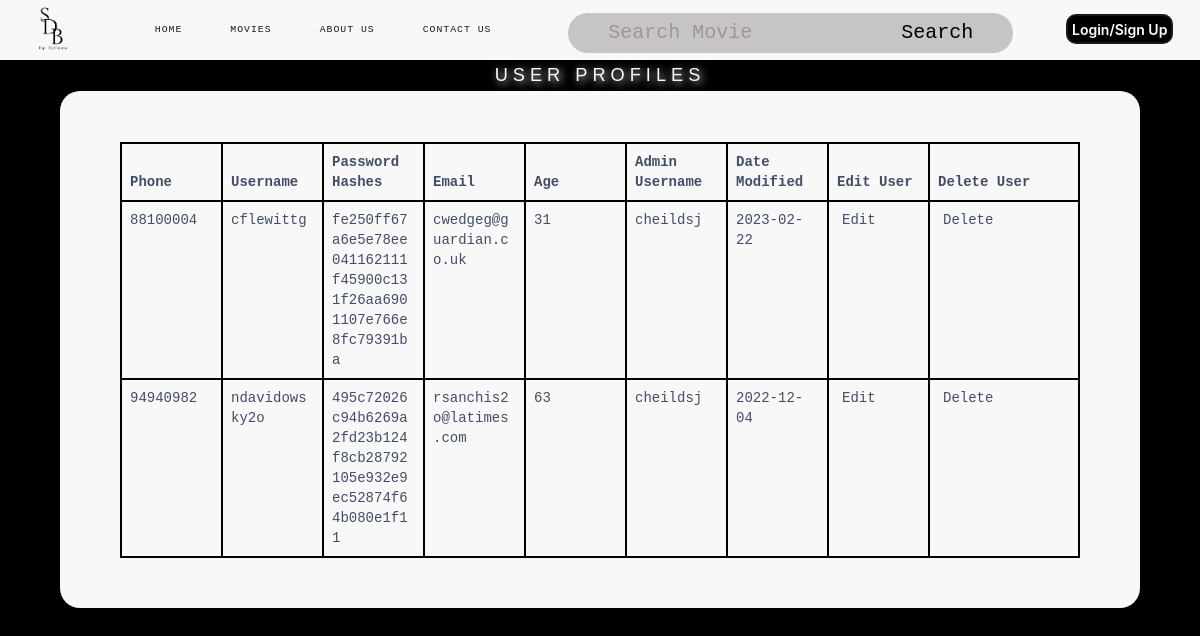
/ManagerPage.php, run on an earlier commit of the app's database.
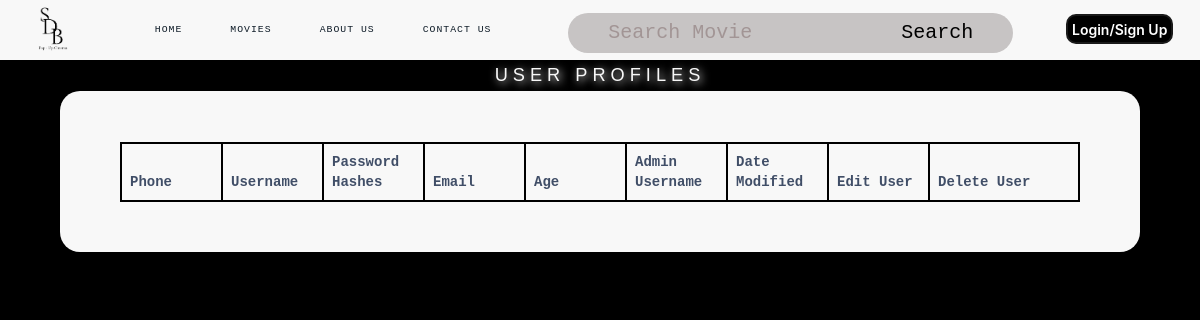
And on a later commit of the database.
### tables this page shows
CREATE TABLE `manager` (
  `phoneNo` int(8) DEFAULT NULL,
  `username` varchar(15) DEFAULT NULL,
  `hashedPassw` varchar(64) DEFAULT NULL,
  `email` varchar(30) DEFAULT NULL,
  `age` int(2) DEFAULT NULL,
  `aUsername` varchar(15) DEFAULT NULL,
  `dateLastModified` date DEFAULT NULL
);

### entityClass.php (called while the page is built, shortened)
<?php
class testDB{
    private $conn;
    function __construct($servername = "localhost", $dbusername = "root", $password = "", $dbname = "testdb") {
        $this->conn = new mysqli($servername, $dbusername, $password, $dbname);
    }
    function retrieveManagerDB(){
        $result = $this->conn->query("SELECT * from `manager`");
        $row = $result->fetch_all(MYSQLI_BOTH);
        return $row;
    }
}
?>

### dbFunctions.php (called while the page is built, shortened)
<?php
include ("entityClass.php");
class controller{
    private $testDB;
    function __construct(){
        $this->testDB = new testDB();
    }
    function run($method,$var1=0,$var2=0,$var3=0,$var4=0,$var5=0,$var6=0,$var7=0,$var8=0,$var9=0,$var10=0,$var11=0,$var12=0,$var13=0,$var14=0,$var15=0,$var16=0){
        if($method == "validateUserLogin"){
            $result = $this->testDB -> validateUserLogin($var1,$var2,$var3);
        }
        else if($method == "validateRegistration"){
            $result = $this->testDB->validateRegistration($var1);
        }
        else if($method == "processRegistration"){
            $result = $this->testDB->processRegistration($var1,$var2,$var3,$var4,$var5,$var6,$var7,$var8);
        }
        else if($method == "getMovie1"){
            $result = $this->testDB->getMovie1();
        }
        else if($method == "getMovie0"){
            $result = $this->testDB->getMovie0();
        }
        else if($method == "fetchUserDetails"){
            $result = $this->testDB->fetchUserDetails($var1,$var2,$var3);
        }
        else if($method == "searchMovies"){
            $result = $this->testDB->searchMovies($var1);
        }
        else if($method == "searchMovies10"){
            $result = $this->testDB->searchMovies10($var1,$var2);
        }
        else if($method == "searchMovies10Num"){
            $result = $this->testDB->searchMovies10Num($var1,$var2);
        }
        else if($method == "updatePassword"){
            $result = $this->testDB->updatePassword($var1,$var2,$var3,$var4);
        }
        else if($method == "validatePasswordChange"){
            $result = $this->testDB->validatePasswordChange($var1,$var2);
        }
        else if($method == "getBookings"){
            $result = $this->testDB->getBookings();
        }
        else if($method == "getBookingFromID"){
            $result = $this->testDB->getBookingFromID($var1);
        }
        else if($method == "updateBookings"){
            $result = $this->testDB->updateBookings($var1,$var2,$var3,$var4,$var5,$var6,$var7,$var8,$var9,$var10,$var11,$var12,$var13,$var14);
        }
        else if($method == "deleteBooking"){
            $result = $this->testDB->deleteBooking($var1);
        }
        else if($method == "confirmDeletion"){
            $result = $this->testDB->confirmDeletion($var1);
        }
        else if($method == "claimBooking"){
            $result = $this->testDB->claimBooking($var1,$var2);
        }
        else if($method == "getAllMovies"){
            $result = $this->testDB->getAllMovies();
        }
        else if($method == "updateMovie"){
            $result = $this->testDB->updateMovie($var1,$var2,$var3,$var4,$var5,$var6,$var7,$var8,$var9,$var10,$var11,$var12,$var13,$var14,$var15,$var16);
        }
        else if($method == "deleteMovie"){
            $result = $this->testDB->deleteMovie($var1);
        }
        else if($method == "confirmMovieDeletion"){
            $result = $this->testDB->confirmMovieDeletion($var1);
        }
        else if($method == "escapeString"){
            $result = $this->testDB->escapeString($var1);
        }
        else if($method == "addMovie"){
            $result = $this->testDB->addMovie($var1,$var2,$var3,$var4,$var5,$var6,$var7,$var8,$var9,$var10,$var11,$var12,$var13,$var14,$var15,$var16);
        }
        else if($method == "getRoomPlandb"){
            $result = $this->testDB->getRoomPlandb();
        }
        else if($method == "getRoomPlanFromID"){
            $result = $this->testDB->getRoomPlanFromID($var1);
        }
        else if($method == "updateRoomPlan"){
            $result = $this->testDB->updateRoomPlan($var1,$var2,$var3,$var4,$var5,$var6,$var7);
        }
        else if($method == "resetRoomPlan"){
            $result = $this->testDB->resetRoomPlan($var1,$var2,$var3);
        }
        else if($method == "getMovieTitleFromID"){
            $result = $this->testDB->getMovieTitleFromID($var1);
        }
        else if($method == "getBookingFromUsername"){
            $result = $this->testDB->getBookingFromUsername($var1);
        }
        else if($method == "updatePref"){
            $result = $this->testDB->updatePref($var1,$var2,$var3);
        }
        else if($method == "getPref"){
            $result = $this->testDB->getPref($var1);
        }
        else if($method == "getCustomerList"){
            $result = $this->testDB->getCustomerList();
        }
        else if($method == "getAllFood"){
            $result = $this->testDB->getAllFood();
        }
        else if($method == "getFoodFromName"){
            $result = $this->testDB->getFoodFromName($var1);
        }
        else if($method == "updateFood"){
            $result = $this->testDB->updateFood($var1,$var2,$var3,$var4,$var5,$var6);
        }
        else if($method == "deleteFood"){
            $result = $this->testDB->deleteFood($var1);
        }
        else if($method == "confirmDeleteFood"){
            $result = $this->testDB->confirmDeleteFood($var1);
        }
        else if($method == "addFood"){
            $result = $this->testDB->addFood($var1,$var2,$var3,$var4,$var5,$var6);
        }
        else if($method == "countRowFood"){
            $result = $this->testDB->countRowFood($var1);
        }
        else if($method == "getDistinctYear"){
            $result = $this->testDB->getDistinctYear();
        }
        else if($method == "getBookingReportAllTime"){
            $result = $this->testDB->getBookingReportAllTime();
        }
        else if($method == "popularMoviesAllTime"){
            $result = $this->testDB->popularMoviesAllTime();
        }
        else if($method == "busyDatesAllTime"){
            $result = $this->testDB->busyDatesAllTime();
        }
        else if($method == "getBookingReportYear"){
            $result = $this->testDB->getBookingReportYear($var1);
        }
        else if($method == "popularMoviesYear"){
            $result = $this->testDB->popularMoviesYear($var1);
        }
        else if($method == "busyDatesYear"){
            $result = $this->testDB->busyDatesYear($var1);
        }
        else if($method == "getBookingReportYearMonth"){
            $result = $this->testDB->getBookingReportYearMonth($var1,$var2);
        }
        else if($method == "popularMoviesYearMonth"){
            $result = $this->testDB->popularMoviesYearMonth($var1,$var2);
        }
        else if($method == "busyDatesYearMonth"){
            $result = $this->testDB->busyDatesYearMonth($var1,$var2);
        }
        else if($method == "getBookingReportDay"){
            $result = $this->testDB->getBookingReportDay($var1);
        }
        else if($method == "popularMoviesDay"){
            $result = $this->testDB->popularMoviesDay($var1);
        }
        else if($method == "busyDatesDay"){
            $result = $this->testDB->busyDatesDay($var1);
        }
        else if($method == "resetRoomSpec"){
            $result = $this->testDB->resetRoomSpec($var1);
        }
        else if($method == "updateRoomSpec0"){
            $result = $this->testDB->updateRoomSpec0($var1,$var2,$var3);
        }
        else if($method == "getMovieFromID"){
            $result = $this->testDB->getMovieFromID($var1);
        }
        else if($method == "getRoomPlan"){
            $result = $this->testDB->getRoomPlan($var1);
        }
        else if($method == "getRoomSpecs"){
            $result = $this->testDB->getRoomSpecs($var1);
        }
        else if($method == "updateSeatStatusUnavailable"){
            $result = $this->testDB->updateSeatStatusUnavailable($var1, $var2);
        }
        else if($method == "resetSeatingStatus"){
            $result = $this->testDB->resetSeatingStatus($var1);
        }
        else if($method == "getAvailableFoodDetails"){
            $result = $this->testDB->getAvailableFoodDetails();
        }
        else if($method == "getBookingDetails"){
            $result = $this->testDB->getBookingDetails($var1);
        }
        else if($method == "getSeatStatus"){
            $result = $this->testDB->getSeatStatus($var1,$var2,$var3);
        }
        else if($method == "getSeatName"){
            $result = $this->testDB->getSeatName($var1,$var2,$var3);
        }
        else if($method == "updateBookingdb"){
            $result = $this->testDB->updateBookingdb($var1,$var2,$var3,$var4,$var5,$var6,$var7,$var8,$var9,$var10,$var11,$var12,$var13,$var14);
        }
        else if($method == "redeemPoints"){
            $result = $this->testDB->redeemPoints($var1,$var2);
        }
        else if($method == "gainPoints"){
            $result = $this->testDB->gainPoints($var1,$var2);
        }
        else if($method == "updateSeatStatus"){
            $result = $this->testDB->updateSeatStatus($var1,$var2);
        }
        else if($method == "retrieveStaff"){
            $result = $this->testDB->retrieveStaff($var1);
        }
        else if($method == "retrieveManager"){
            $result = $this->testDB->retrieveManager($var1);
        }
        else if($method == "retrieveCustomer"){
            $result = $this->testDB->retrieveCustomer($var1);
        }
        else if($method == "updateManager"){
            $result = $this->testDB->updateManager($var1, $var2, $var3, $var4, $var5, $var6);
        }
        else if($method == "updateStaff"){
            $result = $this->testDB->updateStaff($var1, $var2, $var3, $var4, $var5, $var6);
        }
        else if($method == "updateCustomer"){
            $result = $this->testDB->updateCustomer($var1, $var2, $var3, $var4, $var5, $var6);
        }
        else if($method == "deleteStaff"){
            $result = $this->testDB->deleteStaff($var1);
        }
        else if($method == "updateUserInfo"){
            $result = $this->testDB->updateUserInfo($var1, $var2, $var3, $var4, $var5, $var6);
        }
        else if($method == "addReview"){
            $result = $this->testDB->addReview($var1, $var2, $var3);
        }
        else if($method == "retrieveStaffDB"){
            $result = $this->testDB->retrieveStaffDB();
        }
        else if($method == "retrieveManagerDB"){
            $result = $this->testDB->retrieveManagerDB();
        }
        return $result;
   }
}
?>

### ManagerPage.php (the view, shortened to what the changed rows need)
<?php
class ManagerPage{
    function display(){
        $message = '
        <thead>
        <div class="table-container">
        <div class="table-wrapper">
        <div class="table-title">
        <div class="row">
        <div class="col-sm-4">
        </div>
        </div>
        </div>
        <table class="table table-bordered">
        <thead>
        <tr>
        <th>Phone</th>
        <th>Username</th>
        <th>Password Hashes</th>
        <th>Email</th>
        <th>Age</th>
        <th>Admin Username</th>
        <th>Date Modified</th>
        <th>Edit User</th>
        <th>Delete User</th>
        </tr>
        </thead>
        <tbody>
        ';
        include ("dbFunctions.php");
        $controller = new controller();
        $row = $controller ->run("retrieveManagerDB");
        for($i = 0; $i < sizeof($row);$i++){
            $message = $message. '<tr>';
            $message = $message.  '<td>'.$row[$i]['phoneNo'].'</td>';
            $message = $message.  '<td>'.$row[$i]['username'].'</td>';
            $message = $message.  '<td>'.$row[$i]['hashedPassw'].'</td>';
            $message = $message.  '<td>'.$row[$i]['email'].'</td>';
            $message = $message.  '<td>'.$row[$i]['age'].'</td>';
            $message = $message.  '<td>'.$row[$i]['aUsername'].'</td>';
            $message = $message.  '<td>'.$row[$i]['dateLastModified'].'</td>';
            $message = $message. '<td><a href="EditManagerProfile.php?action=edit&username='.$row[$i]['username'].'">Edit</a></td>';
            $message = $message. '<td><a href="EditManagerProfile.php?action=delete&username='.$row[$i]['username'].'">Delete</a></td>';
            $message = $message.  '</td>';
            $message = $message.  '</tr>';
        }
            echo'
        <!DOCTYPE html>
        <html lang="en">
        <head>
        <meta charset="utf-8">
        <meta http-equiv="X-UA-Compatible" content="IE=edge">
        <meta name="viewport" content="width=device-width, initial-scale=1">
        <title>View User Profiles</title>
        <link rel="stylesheet" href="https://fonts.googleapis.com/css?family=Roboto|Varela+Round|Open+Sans">
        <link rel="stylesheet" href="https://fonts.googleapis.com/icon?family=Material+Icons">
        <link rel="stylesheet" href="https://maxcdn.bootstrapcdn.com/font-awesome/4.7.0/css/font-awesome.min.css">
        <link rel="stylesheet" href="https://maxcdn.bootstrapcdn.com/bootstrap/3.3.7/css/bootstrap.min.css">
        <link rel="stylesheet" href="https://cdnjs.cloudflare.com/ajax/libs/font-awesome/4.7.0/css/font-awesome.min.css">
        <script src="https://ajax.googleapis.com/ajax/libs/jquery/1.12.4/jquery.min.js"></script>
        <script src="https://maxcdn.bootstrapcdn.com/bootstrap/3.3.7/js/bootstrap.min.js"></script>
        <style type="text/css">
        @import url("CSS/AllUsersCSS.css");
        </style>';
        echo'
        </head>';
        include('navbar.php');
        echo'<body>
                <center>
                <div id="content">
                <h2>User<span style="color:#F8F8F8;"> Profiles</span></h2>
                </div>
                <div class="form">
                    <form action="">
                        <table class="table table-bordered">';
        echo $message;
        echo'
        </tbody>
        </table>
        </div>
        </div>
        </body>
        </html> ';
    }
}
$display = new ManagerPage();
$display->display();
?>

What changed in the data, as far as the page shows it:
removed manager: phoneNo "88100004", username "cflewittg", hashedPassw "fe250ff67a6e5e78ee041162111f45900c131f26aa6901107e766e8fc79391ba", email "cwedgeg@guardian.co.uk", age "31", aUsername "cheildsj", dateLastModified "2023-02-22"
removed manager: phoneNo "94940982", username "ndavidowsky2o", hashedPassw "495c72026c94b6269a2fd23b124f8cb28792105e932e9ec52874f64b080e1f11", email "rsanchis2o@latimes.com", age "63", aUsername "cheildsj", dateLastModified "2022-12-04"
Also different on the page:
text no longer shown: "Edit Edit Delete Delete"
